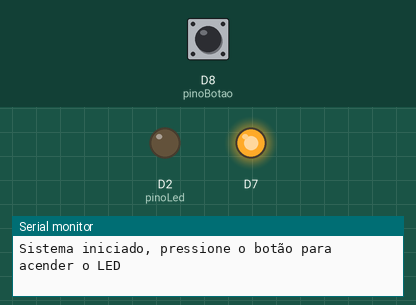
Simulated run of this program. Board: ESP8266 (Wemos D1 mini). Parts: output pins drawn as LEDs (lit = HIGH), the last lines printed to the serial monitor. The inputs (shaded band) are chosen by the test bench; at power-on: D8 (pinoBotao) HIGH.

Above: at 1.2 s.
1.3 s: D8 (pinoBotao) pulled LOW for 0.15 s
At 1.37 s:
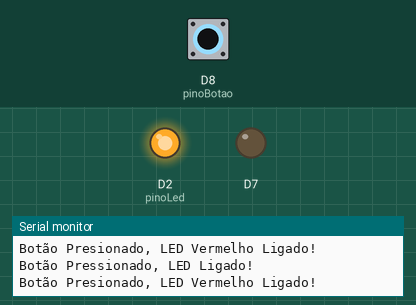
2.9 s: D8 (pinoBotao) pulled LOW for 3.2 s
At 7.4 s:
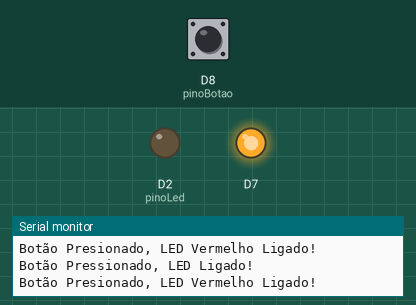
Timing chart, 0 to 8.9 s (numbered marks = the images above; inputs shaded):
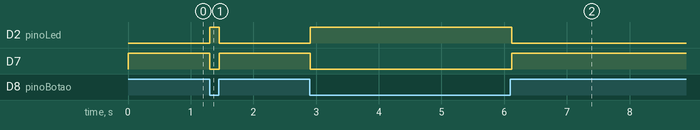

Measured:
- after the input at 1.3 s, D2 (pinoLed): LOW → HIGH at once, → LOW 0.15 s later; D7: HIGH → LOW at once, → HIGH 0.15 s later
- after the input at 2.9 s, D2 (pinoLed): LOW → HIGH at once, → LOW 3.2 s later; D7: HIGH → LOW at once, → HIGH 3.2 s later

The program:

main.cpp
```cpp
#include <Arduino.h>
const int pinoLed = D2;
const int pinoBotao = D8;
const int pinoLedV = D11;
int estadoBotao = 0;


void setup() {
  // Configura a velocidade de comunicação
Serial.begin(115200);
//OUTPUT = Saida de dados // Input = Entrada de dados // Input_pullup = Entrada de dados de pulso
pinMode(pinoLed, OUTPUT);
pinMode(pinoBotao, INPUT_PULLUP);
pinMode(pinoLedV, OUTPUT);

//Garante que o LED inicia desligado
digitalWrite(pinoLed, LOW);
digitalWrite(pinoLedV,HIGH);

//Msg de inicialização
Serial.println("Sistema iniciado, pressione o botão para acender o LED");
}

void loop() {
  //Guarda o estado atual do botão,lido pela DIGITALREAD
  estadoBotao = digitalRead(pinoBotao);


  //Se o botão estiver pressionado, liga o LED
  if (estadoBotao == LOW)
  {

digitalWrite(pinoLed, HIGH);
Serial.println("Botão Pressionado, LED Ligado!");
digitalWrite(pinoLedV,LOW);
Serial.println("Botão Presionado, LED Vermelho Ligado! ");

  }else{
    digitalWrite(pinoLed, LOW);
    digitalWrite(pinoLedV, HIGH);
  }

//Debounce - Atraso proposital
delay(50);

}
```
